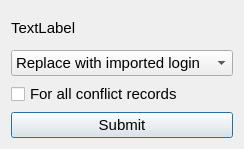
<?xml version="1.0" encoding="UTF-8"?>
<ui version="4.0">
 <class>import_window</class>
 <widget class="QDialog" name="import_window">
  <property name="geometry">
   <rect>
    <x>0</x>
    <y>0</y>
    <width>244</width>
    <height>149</height>
   </rect>
  </property>
  <property name="windowTitle">
   <string>Dialog</string>
  </property>
  <layout class="QVBoxLayout" name="verticalLayout_2">
   <item>
    <layout class="QVBoxLayout" name="verticalLayout">
     <item>
      <widget class="QLabel" name="warning_label">
       <property name="font">
        <font>
         <pointsize>11</pointsize>
        </font>
       </property>
       <property name="text">
        <string>TextLabel</string>
       </property>
      </widget>
     </item>
     <item>
      <widget class="QComboBox" name="combo_box">
       <property name="font">
        <font>
         <pointsize>11</pointsize>
        </font>
       </property>
       <item>
        <property name="text">
         <string>Replace with imported login</string>
        </property>
       </item>
       <item>
        <property name="text">
         <string>Add with new name</string>
        </property>
       </item>
       <item>
        <property name="text">
         <string>Do nothing</string>
        </property>
       </item>
      </widget>
     </item>
     <item>
      <widget class="QCheckBox" name="all_records">
       <property name="font">
        <font>
         <pointsize>11</pointsize>
        </font>
       </property>
       <property name="text">
        <string>For all conflict records</string>
       </property>
      </widget>
     </item>
     <item>
      <widget class="QPushButton" name="submit_button">
       <property name="font">
        <font>
         <pointsize>11</pointsize>
        </font>
       </property>
       <property name="text">
        <string>Submit</string>
       </property>
      </widget>
     </item>
    </layout>
   </item>
  </layout>
 </widget>
 <resources/>
 <connections/>
</ui>
